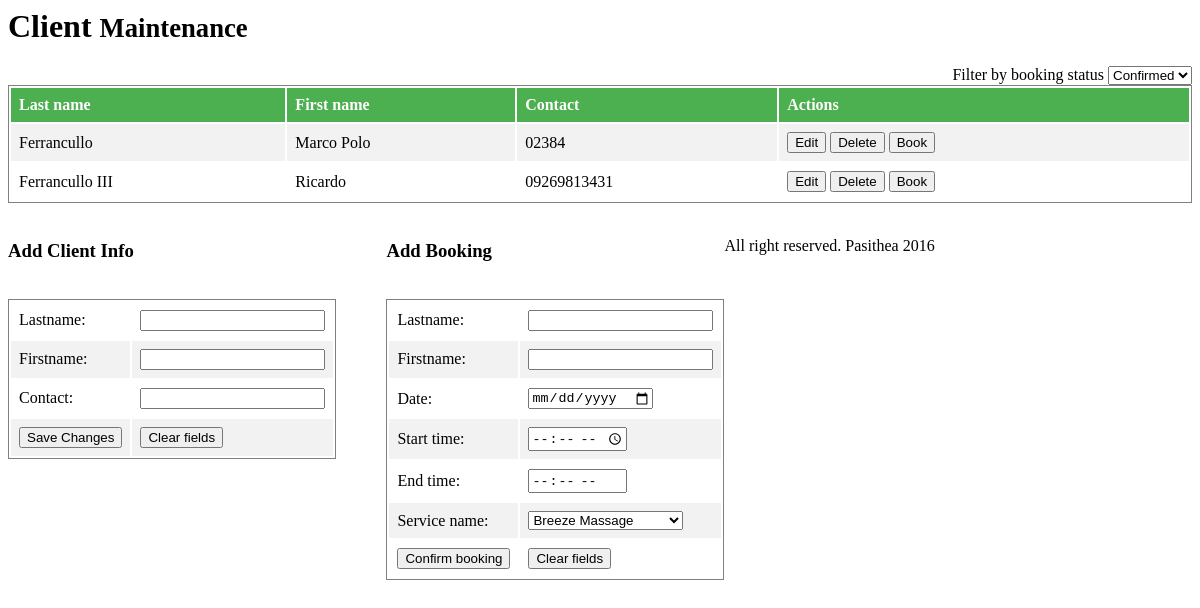
/admin/client.php, run on an earlier commit of the app's database.
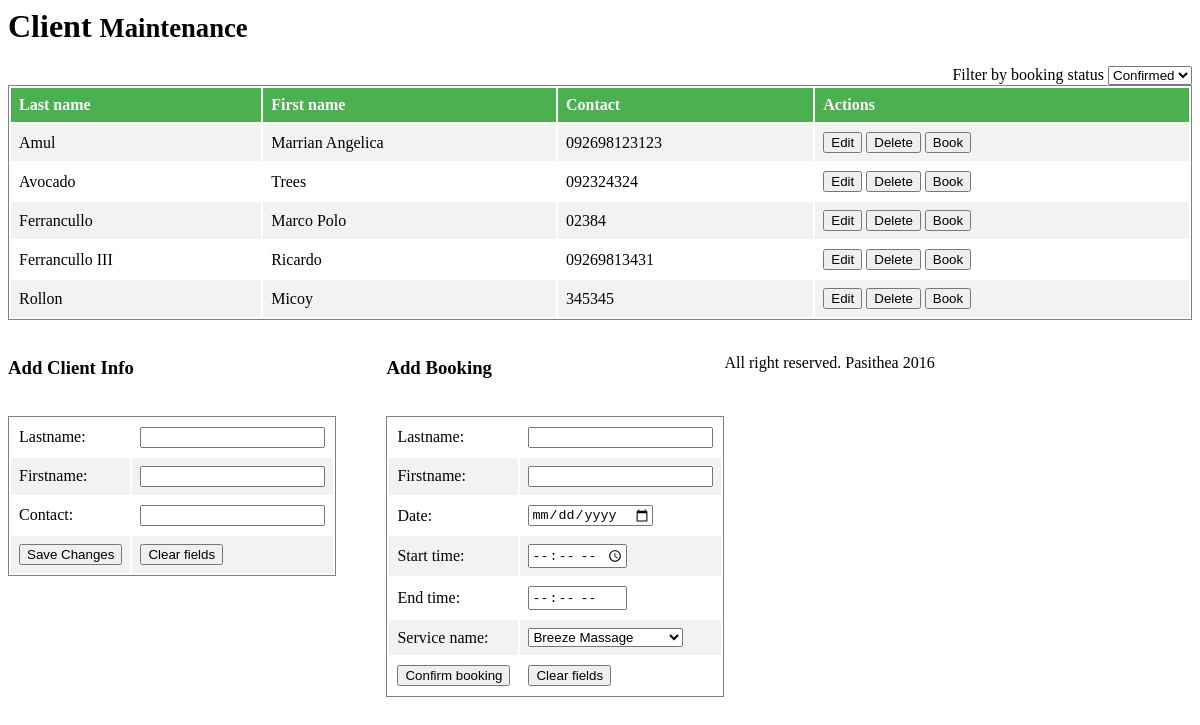
And on a later commit of the database.
### tables this page shows
CREATE TABLE `pasithea_account` (
  `acct_id` int(10) NOT NULL,
  `userId` int(10) NOT NULL,
  `Lastname` varchar(50) NOT NULL,
  `FirstName` varchar(50) NOT NULL,
  `Mobile` varchar(50) NOT NULL
);

### admin/includes/account_api.php (called while the page is built, shortened)
<?php
$db = new Database();
$db = $db->connect();
function getAllAccountInfo(){
	$q = "Select * from pasithea_account order by Lastname";
	return s_query($q);
}
function s_query($sql){
	global $db;
	$result = $db->query($sql) or die(mysqli_error($db));
	$rows = array();
	while( $r = $result->fetch_object() ) {
		$rows[] = $r;
	}
	return $rows;
}
?>

### admin/includes/services_api.php (called while the page is built, shortened)
<?php
$db = new Database();
$db = $db->connect();
function getAllServices(){
	$sql = 'SELECT * from pasithea_services order by service_name';
	return squery($sql);
}
function squery($sql){
	global $db;
	$result = $db->query($sql);
	$rows = array();
	while( $r = $result->fetch_object() ) {
		$rows[] = $r;
	}
	return $rows;
}
?>

### admin/client.php (the view, shortened to what this page needs)
<?php
include_once('includes/account_api.php');
?>
	<div id="page-inner">
		<div class="row">
			<div class="col-md-12">
					<h1 class="page-header">
					Client <small>Maintenance</small>
					</h1>
						<div style='float:right'>
							<label>Filter by booking status</label>
							<select>
								<option selected>Confirmed</option>
							</select>
						</div>
						<table>
							<tr>
								<th >Last name</h>
								<th >First name</th>
								<th >Contact</h>
								<th >Actions</th>
							</tr>
							<?php
							$res = getAllAccountInfo();
							if($res){
								foreach($res as $rows){
							?>
								<tr id="<?php echo $rows->acct_id;?>">
									<td class='acct-lname'><?php echo $rows->Lastname;?></td>
									<td class='acct-fname'><?php echo $rows->FirstName;?></td>
									<td class='acct-contact'><?php echo $rows->Mobile;?></td>
									<td>
										<button id="btClientEdit" class='btClientEdit'>Edit</button>
										<button id="btClientDelete" class='btClientDelete'>Delete</button>
										<button id='btnClientBook' class='btnClientBook'>Book</button>
									</td>
								</tr>
							<?php
								}
							}
							?>
						</table>
							<br>
					<div style='float:left'>
					<h3>Add Client Info</h3>
					<br>
					<table>
						<form method="POST">
							<tr>
								<td>Lastname:</td>
								<td>
									<input type="text" name="cl-lname" id='cl-lname' required/>
								</td>
							</tr>
							<tr>
								<td>Firstname:</td>
								<td>
									<input type="text" name="cl-fname" id='cl-fname' required/>
								</td>
							</tr>
							<tr>
								<td>Contact:</td>
								<td>
									<input type="text" name="cl-contact" id='cl-contact' required/>
								</td>
							</tr>
							<tr>
								<td><input type="submit" name='add-client' value="Save Changes" /></td>
								<td><input type="button" name='clear-client' id='clear-client' value="Clear fields" /></td>
							</tr>
						</form>
					</table>
					</div>
					<div style='float:left;margin-left:50px'>
					<h3>Add Booking</h3>
					<br>
					<table>
						<form method="POST">
							<tr>
								<td>Lastname:</td>
								<td>
									<input type="text" id="book-lname" name="book-lname" required/>
								</td>
							</tr>
							<tr>
								<td>Firstname:</td>
								<td>
									<input type="text" id="book-fname" name="book-fname" required/>
								</td>
							</tr>
							<tr>
								<td>Date:</td>
								<td>
									<input type="date" id="dt-booking" name="dt-booking" required/>
								</td>
							</tr>
							<tr>
								<td>Start time:</td>
								<td>
									<input type="time" id="dt-starttime" name="dt-starttime" required/>
								</td>
							</tr>
							<tr>
								<td>End time:</td>
								<td>
									<input type="time" id="dt-endtime" name="dt-endtime" readonly="readonly" required />
								</td>
							</tr>
							<tr>
								<td>Service name:</td>
								<td>
									<select name='book-servicename'>
									<?php
										include_once('includes/services_api.php');
										$res = getAllServices();
										if($res){
											foreach($res as $rows){
									?>
										<option value=<?php echo $rows->id; ?>>
											<?php echo $rows->service_name;?>
										</option>
									<?php
											}
										}
									?>
									</select>
								</td>
							</tr>
							<tr>
								<td><input type="submit" name='submit-booking' value="Confirm booking" /></td>
								<td><input type="button" name='btnClear' id='btnClear' value="Clear fields" /></td>
							</tr>
						</form>
					</table>
					</div>
			</div>
		</div>
		<footer><p>All right reserved. Pasithea 2016</p></footer>
	</div>

What changed in the data, as far as the page shows it:
added pasithea_account: Lastname "Amul", FirstName "Marrian Angelica", Mobile "092698123123"
added pasithea_account: Lastname "Avocado", FirstName "Trees", Mobile "092324324"
added pasithea_account: Lastname "Rollon", FirstName "Micoy", Mobile "345345"
